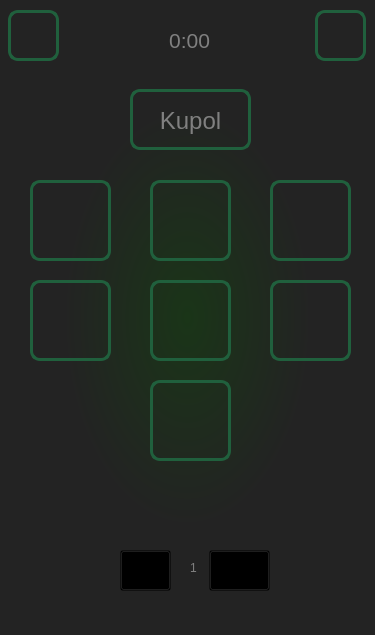
<?xml version="1.0" encoding="UTF-8"?>
<ui version="4.0">
 <class>MainWindow</class>
 <widget class="QMainWindow" name="MainWindow">
  <property name="geometry">
   <rect>
    <x>0</x>
    <y>0</y>
    <width>375</width>
    <height>635</height>
   </rect>
  </property>
  <property name="windowTitle">
   <string>Купол</string>
  </property>
  <property name="styleSheet">
   <string notr="true">background-color: qradialgradient(spread:pad, cx:0.5, cy:0.5, radius:0.5, fx:0.5, fy:0.5, stop:0 rgba(26, 53, 24, 255), stop:0.663158 rgba(35, 35, 35, 255));</string>
  </property>
  <widget class="QWidget" name="centralwidget">
   <widget class="QPushButton" name="account_button">
    <property name="geometry">
     <rect>
      <x>8</x>
      <y>10</y>
      <width>51</width>
      <height>51</height>
     </rect>
    </property>
    <property name="cursor">
     <cursorShape>PointingHandCursor</cursorShape>
    </property>
    <property name="styleSheet">
     <string notr="true">QPushButton{
border: 3px solid #20603D;
border-radius: 10px;
background-color: none;
color: gray
}
QPushButton:hover{
background-color: #1E5945;
}</string>
    </property>
    <property name="text">
     <string/>
    </property>
    <property name="icon">
     <iconset>
      <normaloff>icons/user.png</normaloff>icons/user.png</iconset>
    </property>
    <property name="iconSize">
     <size>
      <width>35</width>
      <height>35</height>
     </size>
    </property>
   </widget>
   <widget class="QPushButton" name="settings_button">
    <property name="geometry">
     <rect>
      <x>315</x>
      <y>10</y>
      <width>51</width>
      <height>51</height>
     </rect>
    </property>
    <property name="cursor">
     <cursorShape>PointingHandCursor</cursorShape>
    </property>
    <property name="styleSheet">
     <string notr="true">QPushButton{
border: 3px solid #20603D;
border-radius: 10px;
background-color: none;
color: gray
}
QPushButton:hover{
background-color: #1E5945;
}</string>
    </property>
    <property name="text">
     <string/>
    </property>
    <property name="icon">
     <iconset>
      <normaloff>icons/settings.png</normaloff>icons/settings.png</iconset>
    </property>
    <property name="iconSize">
     <size>
      <width>40</width>
      <height>40</height>
     </size>
    </property>
   </widget>
   <widget class="QLabel" name="time_label">
    <property name="geometry">
     <rect>
      <x>154</x>
      <y>20</y>
      <width>71</width>
      <height>41</height>
     </rect>
    </property>
    <property name="font">
     <font>
      <family>Arimo</family>
      <pointsize>16</pointsize>
     </font>
    </property>
    <property name="whatsThis">
     <string>&lt;html&gt;&lt;head/&gt;&lt;body&gt;&lt;p&gt;&lt;br/&gt;&lt;/p&gt;&lt;/body&gt;&lt;/html&gt;</string>
    </property>
    <property name="styleSheet">
     <string notr="true">background-color: none;
color: gray</string>
    </property>
    <property name="text">
     <string>0:00</string>
    </property>
    <property name="alignment">
     <set>Qt::AlignCenter</set>
    </property>
   </widget>
   <widget class="QPushButton" name="app_1">
    <property name="geometry">
     <rect>
      <x>30</x>
      <y>180</y>
      <width>81</width>
      <height>81</height>
     </rect>
    </property>
    <property name="cursor">
     <cursorShape>PointingHandCursor</cursorShape>
    </property>
    <property name="toolTip">
     <string>&lt;html&gt;&lt;head/&gt;&lt;body&gt;&lt;p&gt;Антиплагиат&lt;/p&gt;&lt;/body&gt;&lt;/html&gt;</string>
    </property>
    <property name="styleSheet">
     <string notr="true">QPushButton{
border: 3px solid #20603D;
border-radius: 10px;
background-color: none;
color: gray
}
QPushButton:hover{
background-color: #1E5945;
}</string>
    </property>
    <property name="text">
     <string/>
    </property>
    <property name="icon">
     <iconset>
      <normaloff>icons/paper.png</normaloff>icons/paper.png</iconset>
    </property>
    <property name="iconSize">
     <size>
      <width>64</width>
      <height>64</height>
     </size>
    </property>
   </widget>
   <widget class="QPushButton" name="app_7">
    <property name="geometry">
     <rect>
      <x>150</x>
      <y>380</y>
      <width>81</width>
      <height>81</height>
     </rect>
    </property>
    <property name="cursor">
     <cursorShape>PointingHandCursor</cursorShape>
    </property>
    <property name="toolTip">
     <string>&lt;html&gt;&lt;head/&gt;&lt;body&gt;&lt;p&gt;Крестики-нолики&lt;/p&gt;&lt;/body&gt;&lt;/html&gt;</string>
    </property>
    <property name="styleSheet">
     <string notr="true">QPushButton{
border: 3px solid #20603D;
border-radius: 10px;
background-color: none;
color: gray
}
QPushButton:hover{
background-color: #1E5945;
}</string>
    </property>
    <property name="text">
     <string/>
    </property>
    <property name="icon">
     <iconset>
      <normaloff>icons/tic tac toe.png</normaloff>icons/tic tac toe.png</iconset>
    </property>
    <property name="iconSize">
     <size>
      <width>70</width>
      <height>90</height>
     </size>
    </property>
   </widget>
   <widget class="QPushButton" name="app_4">
    <property name="geometry">
     <rect>
      <x>30</x>
      <y>280</y>
      <width>81</width>
      <height>81</height>
     </rect>
    </property>
    <property name="cursor">
     <cursorShape>PointingHandCursor</cursorShape>
    </property>
    <property name="toolTip">
     <string>&lt;html&gt;&lt;head/&gt;&lt;body&gt;&lt;p&gt;Ним&lt;/p&gt;&lt;/body&gt;&lt;/html&gt;</string>
    </property>
    <property name="styleSheet">
     <string notr="true">QPushButton{
border: 3px solid #20603D;
border-radius: 10px;
background-color: none;
color: gray
}
QPushButton:hover{
background-color: #1E5945;
}</string>
    </property>
    <property name="text">
     <string/>
    </property>
    <property name="icon">
     <iconset>
      <normaloff>icons/game.png</normaloff>icons/game.png</iconset>
    </property>
    <property name="iconSize">
     <size>
      <width>64</width>
      <height>64</height>
     </size>
    </property>
   </widget>
   <widget class="QPushButton" name="app_3">
    <property name="geometry">
     <rect>
      <x>270</x>
      <y>180</y>
      <width>81</width>
      <height>81</height>
     </rect>
    </property>
    <property name="cursor">
     <cursorShape>PointingHandCursor</cursorShape>
    </property>
    <property name="toolTip">
     <string>&lt;html&gt;&lt;head/&gt;&lt;body&gt;&lt;p&gt;Записная книжка&lt;/p&gt;&lt;/body&gt;&lt;/html&gt;</string>
    </property>
    <property name="styleSheet">
     <string notr="true">QPushButton{
border: 3px solid #20603D;
border-radius: 10px;
background-color: none;
color: gray
}
QPushButton:hover{
background-color: #1E5945;
}</string>
    </property>
    <property name="text">
     <string/>
    </property>
    <property name="icon">
     <iconset>
      <normaloff>icons/book.png</normaloff>icons/book.png</iconset>
    </property>
    <property name="iconSize">
     <size>
      <width>64</width>
      <height>64</height>
     </size>
    </property>
   </widget>
   <widget class="QPushButton" name="app_6">
    <property name="geometry">
     <rect>
      <x>270</x>
      <y>280</y>
      <width>81</width>
      <height>81</height>
     </rect>
    </property>
    <property name="cursor">
     <cursorShape>PointingHandCursor</cursorShape>
    </property>
    <property name="toolTip">
     <string>&lt;html&gt;&lt;head/&gt;&lt;body&gt;&lt;p&gt;Планировщик&lt;/p&gt;&lt;/body&gt;&lt;/html&gt;</string>
    </property>
    <property name="styleSheet">
     <string notr="true">QPushButton{
border: 3px solid #20603D;
border-radius: 10px;
background-color: none;
color: gray
}
QPushButton:hover{
background-color: #1E5945;
}</string>
    </property>
    <property name="text">
     <string/>
    </property>
    <property name="icon">
     <iconset>
      <normaloff>icons/calendar.png</normaloff>icons/calendar.png</iconset>
    </property>
    <property name="iconSize">
     <size>
      <width>64</width>
      <height>64</height>
     </size>
    </property>
   </widget>
   <widget class="QPushButton" name="app_2">
    <property name="geometry">
     <rect>
      <x>150</x>
      <y>180</y>
      <width>81</width>
      <height>81</height>
     </rect>
    </property>
    <property name="cursor">
     <cursorShape>PointingHandCursor</cursorShape>
    </property>
    <property name="toolTip">
     <string>&lt;html&gt;&lt;head/&gt;&lt;body&gt;&lt;p&gt;&lt;span style=&quot; font-size:9pt;&quot;&gt;Калькулятор&lt;/span&gt;&lt;/p&gt;&lt;/body&gt;&lt;/html&gt;</string>
    </property>
    <property name="whatsThis">
     <string/>
    </property>
    <property name="styleSheet">
     <string notr="true">QPushButton{
border: 3px solid #20603D;
border-radius: 10px;
background-color: none;
color: gray
}
QPushButton:hover{
background-color: #1E5945;
}</string>
    </property>
    <property name="text">
     <string/>
    </property>
    <property name="icon">
     <iconset>
      <normaloff>icons/calculator_icon-com.png</normaloff>icons/calculator_icon-com.png</iconset>
    </property>
    <property name="iconSize">
     <size>
      <width>62</width>
      <height>73</height>
     </size>
    </property>
   </widget>
   <widget class="QPushButton" name="app_5">
    <property name="geometry">
     <rect>
      <x>150</x>
      <y>280</y>
      <width>81</width>
      <height>81</height>
     </rect>
    </property>
    <property name="cursor">
     <cursorShape>PointingHandCursor</cursorShape>
    </property>
    <property name="toolTip">
     <string>&lt;html&gt;&lt;head/&gt;&lt;body&gt;&lt;p&gt;Псевдоним&lt;/p&gt;&lt;/body&gt;&lt;/html&gt;</string>
    </property>
    <property name="styleSheet">
     <string notr="true">QPushButton{
border: 3px solid #20603D;
border-radius: 10px;
background-color: none;
color: gray
}
QPushButton:hover{
background-color: #1E5945;
}</string>
    </property>
    <property name="text">
     <string/>
    </property>
    <property name="icon">
     <iconset>
      <normaloff>icons/game.png</normaloff>icons/game.png</iconset>
    </property>
    <property name="iconSize">
     <size>
      <width>64</width>
      <height>64</height>
     </size>
    </property>
   </widget>
   <widget class="QPushButton" name="left_button">
    <property name="geometry">
     <rect>
      <x>120</x>
      <y>550</y>
      <width>51</width>
      <height>41</height>
     </rect>
    </property>
    <property name="cursor">
     <cursorShape>PointingHandCursor</cursorShape>
    </property>
    <property name="styleSheet">
     <string notr="true">background-color: rgba(0, 0, 0, 0);</string>
    </property>
    <property name="text">
     <string/>
    </property>
    <property name="icon">
     <iconset>
      <normaloff>icons/left_button.png</normaloff>icons/left_button.png</iconset>
    </property>
   </widget>
   <widget class="QPushButton" name="right_button">
    <property name="geometry">
     <rect>
      <x>209</x>
      <y>550</y>
      <width>61</width>
      <height>41</height>
     </rect>
    </property>
    <property name="cursor">
     <cursorShape>PointingHandCursor</cursorShape>
    </property>
    <property name="styleSheet">
     <string notr="true">background-color: rgba(0, 0, 0, 0);</string>
    </property>
    <property name="text">
     <string/>
    </property>
    <property name="icon">
     <iconset>
      <normaloff>icons/right_button.png</normaloff>icons/right_button.png</iconset>
    </property>
   </widget>
   <widget class="QLabel" name="cur_page">
    <property name="geometry">
     <rect>
      <x>190</x>
      <y>560</y>
      <width>16</width>
      <height>16</height>
     </rect>
    </property>
    <property name="styleSheet">
     <string notr="true">background-color: none;
color: gray</string>
    </property>
    <property name="text">
     <string>1</string>
    </property>
   </widget>
   <widget class="QLineEdit" name="namebg_line">
    <property name="enabled">
     <bool>true</bool>
    </property>
    <property name="geometry">
     <rect>
      <x>130</x>
      <y>89</y>
      <width>121</width>
      <height>61</height>
     </rect>
    </property>
    <property name="font">
     <font>
      <family>Arimo</family>
      <pointsize>16</pointsize>
     </font>
    </property>
    <property name="cursor">
     <cursorShape>IBeamCursor</cursorShape>
    </property>
    <property name="styleSheet">
     <string notr="true">background: rgba(0,0,0,0);
border-radius: 10px;
border: 3px solid #20603D;
color: white</string>
    </property>
    <property name="text">
     <string/>
    </property>
    <property name="maxLength">
     <number>32767</number>
    </property>
    <property name="alignment">
     <set>Qt::AlignCenter</set>
    </property>
    <property name="readOnly">
     <bool>true</bool>
    </property>
    <property name="placeholderText">
     <string/>
    </property>
   </widget>
   <widget class="QLabel" name="name_label">
    <property name="geometry">
     <rect>
      <x>130</x>
      <y>100</y>
      <width>121</width>
      <height>41</height>
     </rect>
    </property>
    <property name="font">
     <font>
      <family>Arimo</family>
      <pointsize>18</pointsize>
     </font>
    </property>
    <property name="styleSheet">
     <string notr="true">background-color: none;
color: gray</string>
    </property>
    <property name="text">
     <string>Kupol</string>
    </property>
    <property name="alignment">
     <set>Qt::AlignCenter</set>
    </property>
   </widget>
   <zorder>account_button</zorder>
   <zorder>settings_button</zorder>
   <zorder>time_label</zorder>
   <zorder>left_button</zorder>
   <zorder>right_button</zorder>
   <zorder>cur_page</zorder>
   <zorder>namebg_line</zorder>
   <zorder>name_label</zorder>
   <zorder>app_1</zorder>
   <zorder>app_2</zorder>
   <zorder>app_3</zorder>
   <zorder>app_4</zorder>
   <zorder>app_5</zorder>
   <zorder>app_6</zorder>
   <zorder>app_7</zorder>
  </widget>
 </widget>
 <resources/>
 <connections/>
</ui>
